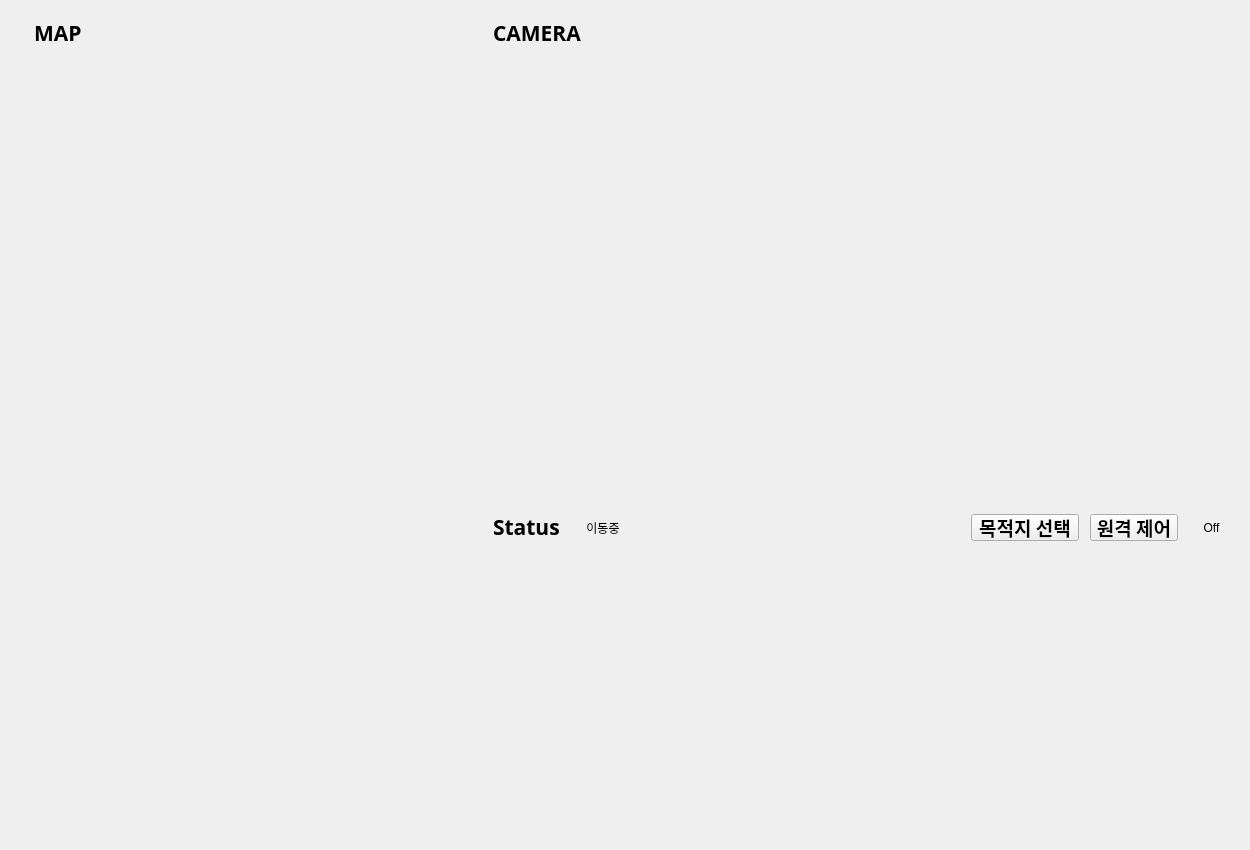
<?xml version="1.0" encoding="UTF-8"?>
<ui version="4.0">
 <class>DashboardWidget</class>
 <widget class="QWidget" name="DashboardWidget">
  <property name="geometry">
   <rect>
    <x>0</x>
    <y>0</y>
    <width>1250</width>
    <height>850</height>
   </rect>
  </property>
  <property name="windowTitle">
   <string>Form</string>
  </property>
  <widget class="QLabel" name="title_point1">
   <property name="geometry">
    <rect>
     <x>20</x>
     <y>27</y>
     <width>4</width>
     <height>10</height>
    </rect>
   </property>
   <property name="text">
    <string/>
   </property>
  </widget>
  <widget class="QLabel" name="title_point2">
   <property name="geometry">
    <rect>
     <x>479</x>
     <y>27</y>
     <width>4</width>
     <height>10</height>
    </rect>
   </property>
   <property name="text">
    <string/>
   </property>
  </widget>
  <widget class="QLabel" name="title1">
   <property name="geometry">
    <rect>
     <x>34</x>
     <y>23</y>
     <width>66</width>
     <height>19</height>
    </rect>
   </property>
   <property name="font">
    <font>
     <family>Inter 18pt</family>
     <pointsize>16</pointsize>
     <weight>75</weight>
     <bold>true</bold>
    </font>
   </property>
   <property name="text">
    <string>MAP</string>
   </property>
  </widget>
  <widget class="QLabel" name="title2">
   <property name="geometry">
    <rect>
     <x>493</x>
     <y>23</y>
     <width>100</width>
     <height>19</height>
    </rect>
   </property>
   <property name="font">
    <font>
     <family>Inter 18pt</family>
     <pointsize>16</pointsize>
     <weight>75</weight>
     <bold>true</bold>
    </font>
   </property>
   <property name="text">
    <string>CAMERA</string>
   </property>
  </widget>
  <widget class="QPushButton" name="controlBtn">
   <property name="geometry">
    <rect>
     <x>1090</x>
     <y>514</y>
     <width>88</width>
     <height>27</height>
    </rect>
   </property>
   <property name="font">
    <font>
     <family>Inter 24pt</family>
     <pointsize>14</pointsize>
     <weight>75</weight>
     <bold>true</bold>
    </font>
   </property>
   <property name="text">
    <string>원격 제어</string>
   </property>
  </widget>
  <widget class="QLabel" name="camera_bg">
   <property name="geometry">
    <rect>
     <x>477</x>
     <y>58</y>
     <width>753</width>
     <height>439</height>
    </rect>
   </property>
   <property name="text">
    <string/>
   </property>
  </widget>
  <widget class="QLabel" name="camera_img">
   <property name="geometry">
    <rect>
     <x>497</x>
     <y>78</y>
     <width>713</width>
     <height>399</height>
    </rect>
   </property>
   <property name="text">
    <string/>
   </property>
  </widget>
  <widget class="QLabel" name="title_point3">
   <property name="geometry">
    <rect>
     <x>479</x>
     <y>523</y>
     <width>4</width>
     <height>10</height>
    </rect>
   </property>
   <property name="text">
    <string/>
   </property>
  </widget>
  <widget class="QLabel" name="title3">
   <property name="geometry">
    <rect>
     <x>493</x>
     <y>517</y>
     <width>100</width>
     <height>19</height>
    </rect>
   </property>
   <property name="font">
    <font>
     <family>Inter 18pt</family>
     <pointsize>16</pointsize>
     <weight>75</weight>
     <bold>true</bold>
    </font>
   </property>
   <property name="text">
    <string>Status</string>
   </property>
  </widget>
  <widget class="QLabel" name="status_label">
   <property name="geometry">
    <rect>
     <x>569</x>
     <y>517</y>
     <width>68</width>
     <height>21</height>
    </rect>
   </property>
   <property name="text">
    <string>이동중</string>
   </property>
   <property name="alignment">
    <set>Qt::AlignCenter</set>
   </property>
  </widget>
  <widget class="QPushButton" name="destinationBtn">
   <property name="geometry">
    <rect>
     <x>971</x>
     <y>514</y>
     <width>108</width>
     <height>27</height>
    </rect>
   </property>
   <property name="font">
    <font>
     <family>Inter 24pt</family>
     <pointsize>14</pointsize>
     <weight>75</weight>
     <bold>true</bold>
    </font>
   </property>
   <property name="text">
    <string>목적지 선택</string>
   </property>
  </widget>
  <widget class="QLabel" name="control_status">
   <property name="geometry">
    <rect>
     <x>1193</x>
     <y>514</y>
     <width>37</width>
     <height>28</height>
    </rect>
   </property>
   <property name="text">
    <string>Off</string>
   </property>
   <property name="alignment">
    <set>Qt::AlignCenter</set>
   </property>
  </widget>
 </widget>
 <resources/>
 <connections/>
</ui>
